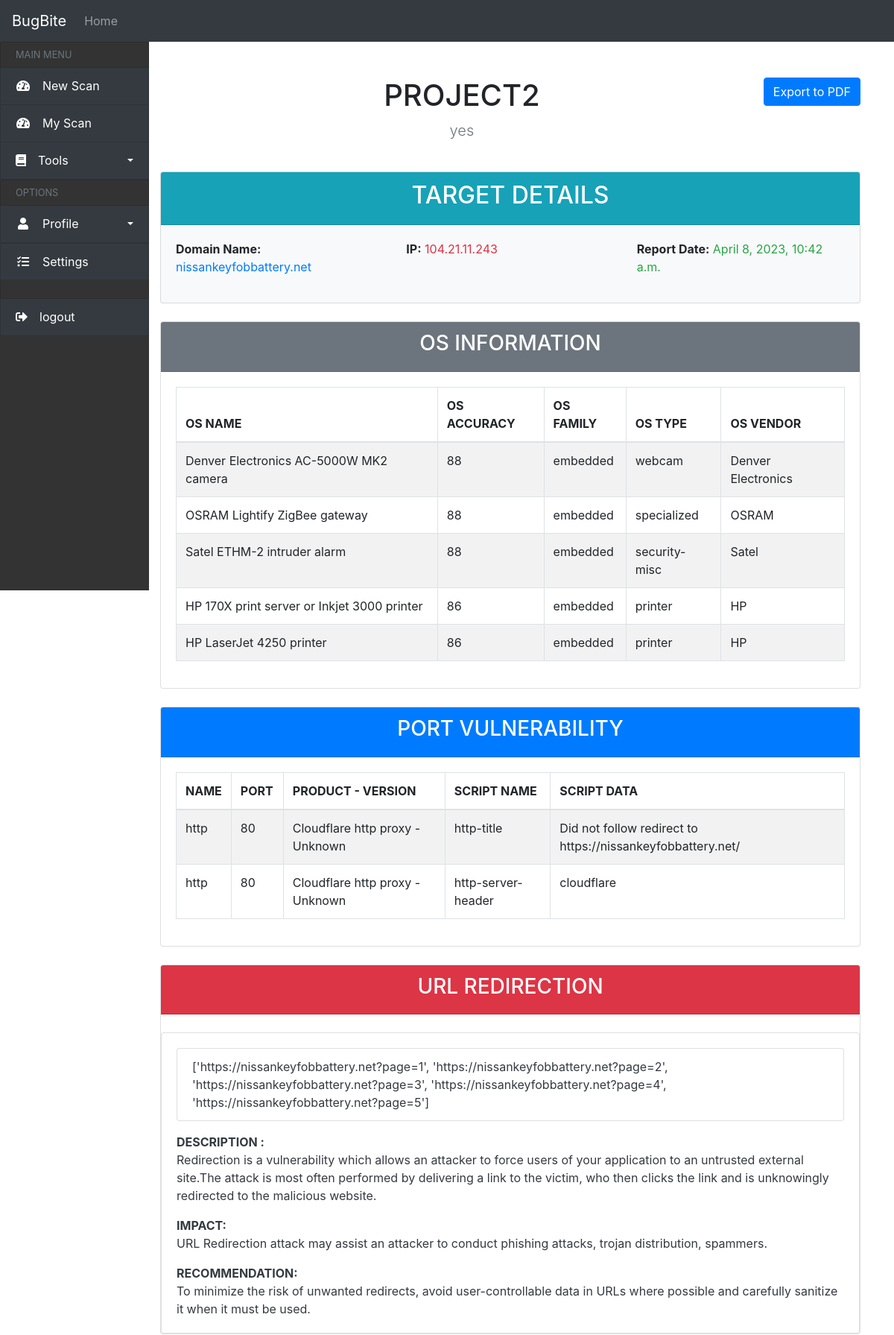
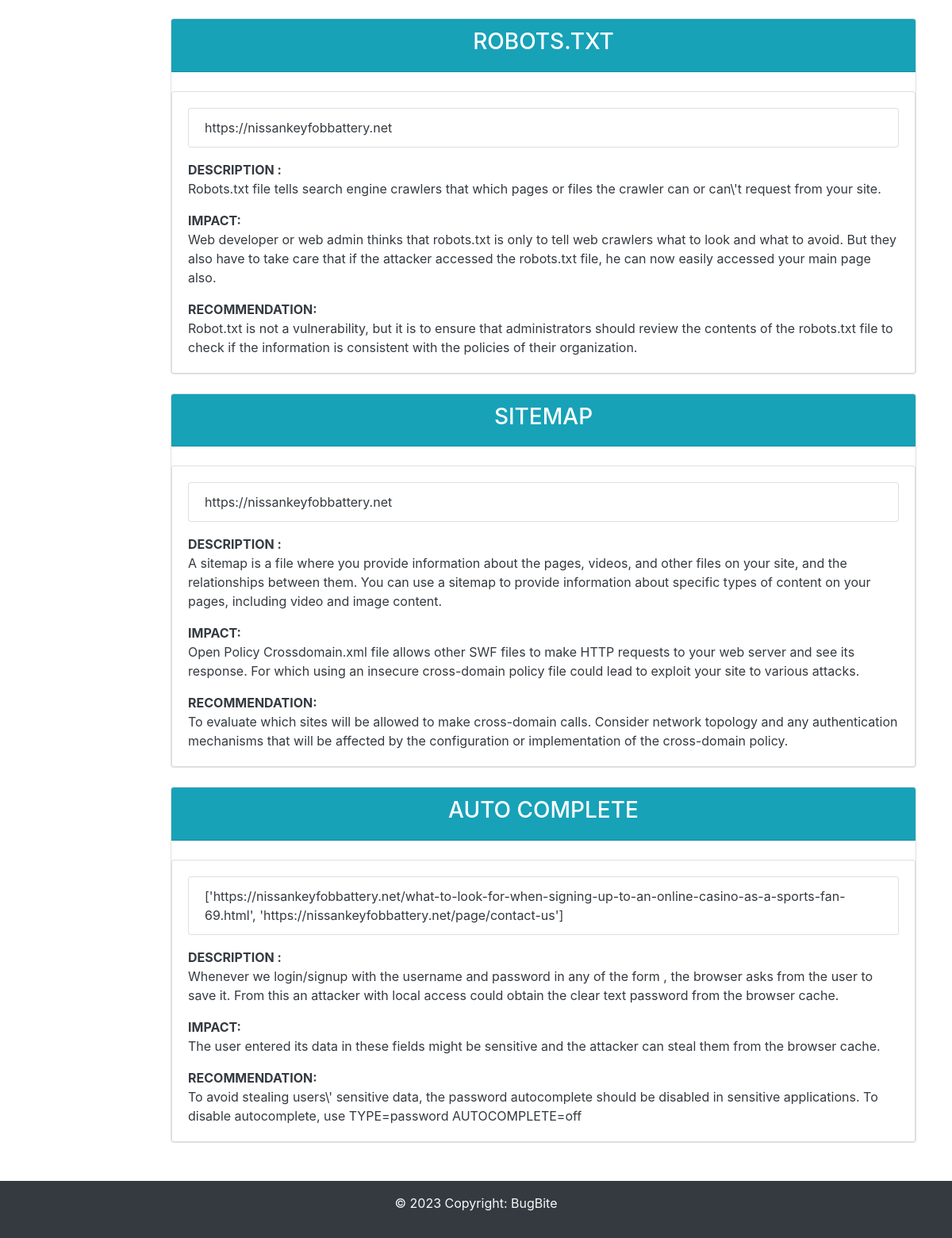
/scanner/view_details/95/, run on the app's committed database (2 pictures, top to bottom).
### scanner/models.py (models this page shows, shortened)
class Scan(models.Model):
    projectname=models.CharField(max_length=200)
    url=models.CharField(max_length=200)
    description=models.CharField(max_length=200)

class TargetDetails(models.Model):
    scan = models.ForeignKey(Scan, on_delete=models.CASCADE)
    domain_name = models.CharField(max_length=200)
    ip = models.CharField(max_length=200)
    report_date = models.DateTimeField(auto_now_add=True)

class OSInformation(models.Model):
    target = models.ForeignKey(TargetDetails, on_delete=models.CASCADE)
    os_name = models.CharField(max_length=50)
    accuracy = models.PositiveIntegerField()
    os_family = models.CharField(max_length=50)
    os_type = models.CharField(max_length=50)
    vendor = models.CharField(max_length=50)

class ServiceDetails(models.Model):
    target = models.ForeignKey(TargetDetails, on_delete=models.CASCADE)
    name = models.CharField(max_length=50)
    port = models.IntegerField()
    product = models.CharField(max_length=50)
    version = models.CharField(max_length=50)
    script_name = models.CharField(max_length=50)
    script_data = models.CharField(max_length=255)

class ScanResult(models.Model):
    target = models.ForeignKey(TargetDetails, on_delete=models.CASCADE)
    scan_type = models.CharField(max_length=255)
    scan_result = models.TextField()
    def __str__(self):
        return self.scan_result

### scanner/views.py (the view)
# urls.py: path('view_details/<int:pk>/', views.view_details, name='view_details'),
def view_details(request, pk):
    scan = get_object_or_404(Scan, pk=pk)
    target_details = scan.targetdetails_set.first()
    service_details = target_details.servicedetails_set.all()
    os_information = target_details.osinformation_set.all()
    scan_results = ScanResult.objects.filter(target=target_details)
    scan_result_dict = {}
    for scan_result in scan_results:
        if scan_result.scan_type in scan_result_dict:
            scan_result_dict[scan_result.scan_type].append(scan_result)
        else:
            scan_result_dict[scan_result.scan_type] = [scan_result]
    return render(request, "view_details.html", {'scan': scan,'target_details':target_details,'service_details':service_details,'os_information':os_information, 'scan_result_dict': scan_result_dict})

### scanner/templates/view_details.html (shortened to what this page needs)
{% extends 'includes/base.html' %}
{% block content %}
    {% include 'includes/uheader.html' %}
    <div class="row w-100">
        <div class="col-md-3 col-lg-2">{% include 'includes/usidebar.html' %}</div>
        <div class="col-md-9 col-lg-10">
          <div class="container my-5">
            <form method="post" action="{% url 'export_pdf' scan.pk %}">
                <button class="btn btn-primary float-right" type="submit">Export to PDF</button>
            </form>
            <div class="row my-4">
                <div class="col-lg-12">
                    <h1 class="text-center text-uppercase">{{ scan.projectname }}</h1>
                    <p class="lead text-muted text-center">{{ scan.description }}</p>
                </div>
            </div>
                {% if target_details %}
                <div class="row">
                  <div class="col-md-12">
                    <div class="card bg-light">
                      <div class="card-header bg-info text-white">
                        <h2 class="text-center">TARGET DETAILS</h2>
                      </div>
                      <div class="card-body">
                        <div class="row">
                          <div class="col-md-4">
                            <p><strong>Domain Name:</strong> <span class="text-primary">{{ target_details.domain_name }}</span></p>
                          </div>
                          <div class="col-md-4">
                            <p><strong>IP:</strong> <span class="text-danger">{{ target_details.ip }}</span></p>
                          </div>
                          <div class="col-md-4">
                            <p><strong>Report Date:</strong> <span class="text-success">{{ target_details.report_date }}</span></p>
                          </div>
                        </div>
                      </div>
                    </div>
                  </div>
                </div>
                  {% endif %}
                  {% if os_information %}
                  <div class="row my-4">
                      <div class="col-md-12">
                          <div class="card">
                              <div class="card-header bg-secondary text-white">
                                  <h3 class="text-center">OS INFORMATION</h3>
                              </div>
                              <div class="card-body">
                                  <div class="table-responsive">
                                      <table class="table table-striped table-bordered">
                                          <thead>
                                              <tr>
                                                  <th>OS NAME</th>
                                                  <th>OS ACCURACY</th>
                                                  <th>OS FAMILY</th>
                                                  <th>OS TYPE</th>
                                                  <th>OS VENDOR</th>
                                              </tr>
                                          </thead>
                                          <tbody>
                                              {% for os in os_information %}
                                              <tr>
                                                  <td>{{ os.os_name }}</td>
                                                  <td>{{ os.accuracy }}</td>
                                                  <td>{{ os.os_family }}</td>
                                                  <td>{{ os.os_type }}</td>
                                                  <td>{{ os.vendor }}</td>
                                              </tr>
                                              {% endfor %}
                                          </tbody>
                                      </table>
                                  </div>
                              </div>
                          </div>
                      </div>
                  </div>
                  {% endif %}
                    {% if service_details %}
                    <div class="row my-4">
                      <div class="col-md-12">
                          <div class="card">
                              <div class="card-header bg-primary text-white">
                                  <h3 class="text-center">PORT VULNERABILITY</h3>
                              </div>
                        <div class="card-body">
                          <div class="table-responsive">
                            <table class="table table-striped table-bordered">
                              <thead>
                              <tr>
                                  <th style="width: 70px;" >NAME</th>
                                  <th style="width: 70px;">PORT</th>
                                  <th>PRODUCT - VERSION</th>
                                  <th>SCRIPT NAME</th>
                                  <th>SCRIPT DATA</th>
                              </tr>
                          </thead>
                          <tbody>
                            {% for service in service_details %}
                            <tr>
                              {% if service.name %}
                              <td>{{ service.name }}</td>
                            {% else %}
                              <td>Unknown</td>
                            {% endif %}
                            {% if service.port %}
                              <td>{{ service.port }}</td>
                            {% else %}
                              <td>Unknown</td>
                            {% endif %}
                            {% if service.product or service.version %}
                              <td>{{ service.product|default:"Unknown" }} -  {{ service.version|default:"Unknown" }} </td>
                            {% else %}
                              <td>Unknown</td>
                            {% endif %}
                            {% if service.script_name %}
                              <td>{{ service.script_name }}</td>
                            {% else %}
                              <td>Unknown</td>
                            {% endif %}
                            {% if service.script_data %}
                              <td>{{ service.script_data }}</td>
                            {% else %}
                              <td>Unknown</td>
                            {% endif %}
                          </tr>
                          {% endfor %}
                      </tbody>
                  </table>
                </div>
                  </div>
                  </div>
                  </div>
                </div>
                  {% endif %}
                  {% if 'url_redir_scan' in scan_result_dict %}
                  <div class="row my-4">
                    <div class="col-md-12">
                        <div class="card">
                            <div class="card-header bg-danger text-white">
                                <h3 class="text-center text-uppercase">URL Redirection</h3>
                            </div>
                  <div class="card mt-4">
                    <div class="card-body text-dark">
                      <ul class="list-group mb-3">
                        {% for scan_result in scan_result_dict.url_redir_scan %}
                          <li class="list-group-item">{{ scan_result }}</li>
                        {% endfor %}
                      </ul>
                      <p class="card-text"><strong class="text-uppercase">Description : </strong><br> Redirection is a vulnerability which allows an attacker to force users of your application to an untrusted external site.The attack is most often performed by delivering a link to the victim, who then clicks the link and is unknowingly redirected to the malicious website.</p>
                      <p class="card-text"><strong class="text-uppercase">Impact: </strong><br>URL Redirection attack may assist an attacker to conduct phishing attacks, trojan distribution, spammers.</p>
                      <p class="card-text"><strong class="text-uppercase">Recommendation: </strong><br>To minimize the risk of unwanted redirects, avoid user-controllable data in URLs where possible and carefully sanitize it when it must be used.</p>
                  </div>
                  </div>
                  </div>
                  </div>
                  </div>
                {% endif %}
              {% if 'robots_scan' in scan_result_dict %}
              <div class="row my-4">
                <div class="col-md-12">
                    <div class="card">
                        <div class="card-header bg-info text-white">
                            <h3 class="text-center text-uppercase">Robots.txt</h3>
                        </div>
              <div class="card mt-4">
                <div class="card-body text-dark">
                <ul class="list-group mb-3">
                  {% for scan_result in scan_result_dict.robots_scan %}
                    <li class="list-group-item">{{ scan_result }}</li>
                  {% endfor %}
                </ul>
                <p class="card-text"><strong class="text-uppercase">Description : </strong><br>Robots.txt file tells search engine crawlers that which pages or files the crawler can or can\'t request from your site.</p>
                <p class="card-text"><strong class="text-uppercase">Impact: </strong><br>Web developer or web admin thinks that robots.txt is only to tell web crawlers what to look and what to avoid. But they also have to take care that if the attacker accessed the robots.txt file, he can now easily accessed your main page also.</p>
                <p class="card-text"><strong class="text-uppercase">Recommendation: </strong><br>Robot.txt is not a vulnerability, but it is to ensure that administrators should review the contents of the robots.txt file to check if the information is consistent with the policies of their organization.</p>
              </div>
            </div>
            </div>
            </div>
            </div>
              {% endif %}
              {% if 'sitemap_scan' in scan_result_dict %}
              <div class="row my-4">
                <div class="col-md-12">
                    <div class="card">
                        <div class="card-header bg-info text-white">
                            <h3 class="text-center text-uppercase">Sitemap</h3>
                        </div>
              <div class="card mt-4">
                <div class="card-body text-dark">
              <ul class="list-group mb-3">
                {% for scan_result in scan_result_dict.sitemap_scan %}
                  <li class="list-group-item">{{ scan_result }}</li>
                {% endfor %}
              </ul>
              <p class="card-text"><strong class="text-uppercase">Description : </strong><br>A sitemap is a file where you provide information about the pages, videos, and other files on your site, and the relationships between them. You can use a sitemap to provide information about specific types of content on your pages, including video and image content.</p>
              <p class="card-text"><strong class="text-uppercase">Impact: </strong><br>Open Policy Crossdomain.xml file allows other SWF files to make HTTP requests to your web server and see its response. For which using an insecure cross-domain policy file could lead to exploit your site to various attacks.</p>
              <p class="card-text"><strong class="text-uppercase">Recommendation: </strong><br>To evaluate which sites will be allowed to make cross-domain calls. Consider network topology and any authentication mechanisms that will be affected by the configuration or implementation of the cross-domain policy.</p>
            </div>
          </div>
          </div>
          </div>
          </div>
            {% endif %}
            {% if 'auto_comp_scan' in scan_result_dict %}
            <div class="row my-4">
              <div class="col-md-12">
                  <div class="card">
                      <div class="card-header bg-info text-white">
                          <h3 class="text-center text-uppercase">Auto complete</h3>
                      </div>
            <div class="card mt-4">
              <div class="card-body text-dark">
            <ul class="list-group mb-3">
              {% for scan_result in scan_result_dict.auto_comp_scan %}
                <li class="list-group-item">{{ scan_result }}</li>
              {% endfor %}
            </ul>
            <p class="card-text"><strong class="text-uppercase">Description : </strong><br>Whenever we login/signup with the username and password in any of the form , the browser asks from the user to save it. From this an attacker with local access could obtain the clear text password from the browser cache.</p>
            <p class="card-text"><strong class="text-uppercase">Impact: </strong><br>The user entered its data in these fields might be sensitive and the attacker can steal them from the browser cache.</p>
            <p class="card-text"><strong class="text-uppercase">Recommendation: </strong><br>To avoid stealing users\' sensitive data, the password autocomplete should be disabled in sensitive applications. To disable autocomplete, use TYPE=password AUTOCOMPLETE=off</p>
          </div>
        </div>
        </div>
        </div>
        </div>
          {% endif %}
            </div>
        </div>
        </div>
{% include 'includes/footer.html' %}
{% endblock content %}

### data on the page
Scan: projectname "PROJECT2", description "yes"
TargetDetails: domain_name "nissankeyfobbattery.net", ip "104.21.11.243", report_date "April 8, 2023, 10:42 a.m."
OSInformation: os_name "Denver Electronics AC-5000W MK2 camera", accuracy "88", os_family "embedded", os_type "webcam", vendor "Denver Electronics"
OSInformation: os_name "OSRAM Lightify ZigBee gateway", accuracy "88", os_family "embedded", os_type "specialized", vendor "OSRAM"
OSInformation: os_name "Satel ETHM-2 intruder alarm", accuracy "88", os_family "embedded", os_type "security-misc", vendor "Satel"
OSInformation: os_name "HP 170X print server or Inkjet 3000 printer", accuracy "86", os_family "embedded", os_type "printer", vendor "HP"
OSInformation: os_name "HP LaserJet 4250 printer", accuracy "86", os_family "embedded", os_type "printer", vendor "HP"
ServiceDetails: name "http", port "80", product "Cloudflare http proxy", version "Unknown", script_name "http-title", script_data "Did not follow redirect to https://nissankeyfobbattery.net/"
ServiceDetails: name "http", port "80", product "Cloudflare http proxy", version "Unknown", script_name "http-server-header", script_data "cloudflare"
ScanResult: scan_result "['https://nissankeyfobbattery.net?page=1', 'https://nissankeyfobbattery.net?page=2', 'https://nissankeyfobbattery.net?page=3', 'https://nissankeyfobbattery.net?page=4', 'https://nissankeyfobbattery.net?page=5']"
ScanResult: scan_result "https://nissankeyfobbattery.net"
ScanResult: scan_result "https://nissankeyfobbattery.net"
ScanResult: scan_result "['https://nissankeyfobbattery.net/what-to-look-for-when-signing-up-to-an-online-casino-as-a-sports-fan-69.html', 'https://nissankeyfobbattery.net/page/contact-us']"
